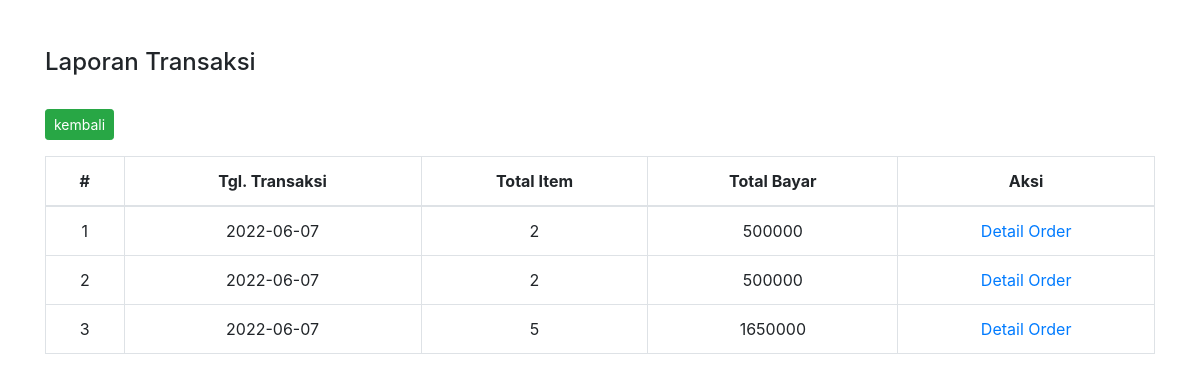
/backend/transaksi/laporan.php, run on the app's committed database.
### tables this page shows
CREATE TABLE `transaksi_paket` (
  `id_order` int(10) UNSIGNED NOT NULL,
  `total_item` int(11) NOT NULL,
  `total_bayar` float NOT NULL,
  `tgl_transaksi` date NOT NULL
);

### backend/transaksi/laporan.php (the view)
<?php
require_once 'koneksi.php';
require_once 'header.php';
?>
<div class="container mt-5">
 <h4>Laporan Transaksi</h4>
 <br>
 <a href="../akun.php">
  <button class="btn btn-success btn-sm">
   kembali
  </button>
 </a>
 <table class="table table-bordered mt-3">
  <thead align="center">
   <tr>
    <th>#</th>
    <th>Tgl. Transaksi</th>
    <th>Total Item</th>
    <th>Total Bayar</th>
    <th>Aksi</th>
   </tr>
  </thead>
  <tbody align="center">
   <?php
   $query = mysqli_query($conn, "SELECT * FROM transaksi_paket");
   $no = 1;
   while ($dt = $query->fetch_assoc()) :
    ?>
    <tr>
     <td><?= $no++; ?></td>
     <td><?= $dt['tgl_transaksi']; ?></td>
     <td><?= $dt['total_item']; ?></td>
     <td><?= $dt['total_bayar']; ?></td>
     <td>
      <a href="detail_order.php?id_order=<?= $dt['id_order']; ?>">Detail Order</a>
     </td>
    </tr>
   <?php endwhile; ?>
  </tbody>
 </table>
</div>
<?php require_once 'footer.php'; ?>

### data on the page
transaksi_paket: tgl_transaksi "2022-06-07", total_item "2", total_bayar "500000"
transaksi_paket: tgl_transaksi "2022-06-07", total_item "2", total_bayar "500000"
transaksi_paket: tgl_transaksi "2022-06-07", total_item "5", total_bayar "1650000"
